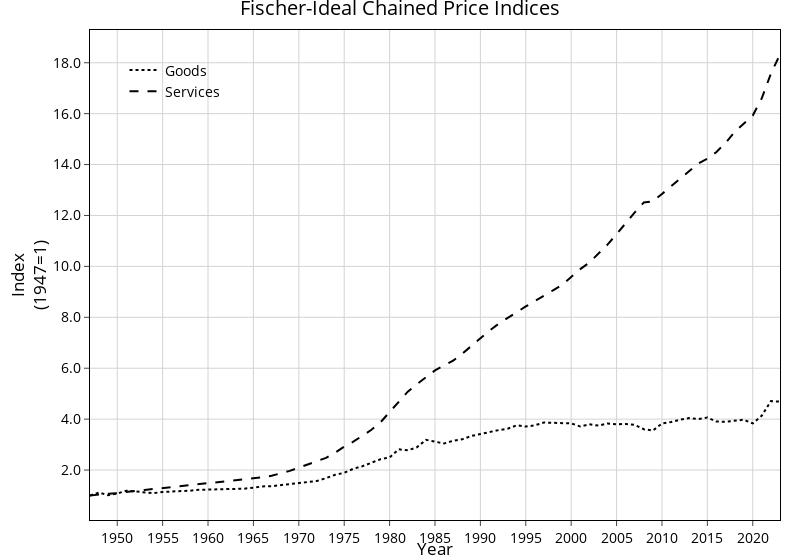

Notebook cell for this chart:
### Code cell
fig = go.Figure()

fig.add_trace(go.Scatter(
    x       = df_wide["year"], y=df_wide["C_GOOD_Fischer_Chained_P"],
    mode    = 'lines',
    name    = "Goods",
    line    = dict(color='black', width=2, dash='dot')
))

fig.add_trace(go.Scatter(
    x       = df_wide["year"], y=df_wide["C_SERV_Fischer_Chained_P"],
    mode    = 'lines',
    name    = "Services",
    line    = dict(color='black', width=2, dash='dash')
))

fig.update_layout(
    title           = "Fischer-Ideal Chained Price Indices",
    xaxis_title     = "Year",
    yaxis_title     = "Index<br>(1947=1)",
    template        = "none",
    width           = 800
)

apply_standard_plotly_style(fig)

fig.show()

### Figure 1 — Plotly figure (JSON) as saved in the notebook; plotly's stock layout.template omitted (floating-point values rounded to 4 significant figures)
{"data": [{"line": {"color": "black", "dash": "dot", "width": 2}, "mode": "lines", "name": "Goods", "type": "scatter", "x": [1947, 1948, 1949, 1950, 1951, 1952, 1953, 1954, 1955, 1956, 1957, 1958, 1959, 1960, 1961, 1962, 1963, 1964, 1965, 1966, 1967, 1968, 1969, 1970, 1971, 1972, 1973, 1974, 1975, 1976, 1977, 1978, 1979, 1980, 1981, 1982, 1983, 1984, 1985, 1986, 1987, 1988, 1989, 1990, 1991, 1992, 1993, 1994, 1995, 1996, 1997, 1998, 1999, 2000, 2001, 2002, 2003, 2004, 2005, 2006, 2007, 2008, 2009, 2010, 2011, 2012, 2013, 2014, 2015, 2016, 2017, 2018, 2019, 2020, 2021, 2022, 2023], "y": [1, 1.116, 1.009, 1.078, 1.189, 1.148, 1.132, 1.093, 1.14, 1.153, 1.167, 1.188, 1.224, 1.228, 1.234, 1.26, 1.264, 1.269, 1.308, 1.357, 1.366, 1.406, 1.458, 1.475, 1.542, 1.571, 1.681, 1.815, 1.89, 2.051, 2.149, 2.28, 2.425, 2.499, 2.815, 2.775, 2.891, 3.186, 3.106, 3.044, 3.15, 3.207, 3.338, 3.418, 3.493, 3.568, 3.62, 3.758, 3.706, 3.756, 3.867, 3.855, 3.846, 3.832, 3.713, 3.797, 3.746, 3.83, 3.795, 3.81, 3.774, 3.602, 3.55, 3.828, 3.888, 3.981, 4.04, 4.005, 4.065, 3.905, 3.896, 3.949, 3.977, 3.83, 4.138, 4.71, 4.687]}, {"line": {"color": "black", "dash": "dash", "width": 2}, "mode": "lines", "name": "Services", "type": "scatter", "x": [1947, 1948, 1949, 1950, 1951, 1952, 1953, 1954, 1955, 1956, 1957, 1958, 1959, 1960, 1961, 1962, 1963, 1964, 1965, 1966, 1967, 1968, 1969, 1970, 1971, 1972, 1973, 1974, 1975, 1976, 1977, 1978, 1979, 1980, 1981, 1982, 1983, 1984, 1985, 1986, 1987, 1988, 1989, 1990, 1991, 1992, 1993, 1994, 1995, 1996, 1997, 1998, 1999, 2000, 2001, 2002, 2003, 2004, 2005, 2006, 2007, 2008, 2009, 2010, 2011, 2012, 2013, 2014, 2015, 2016, 2017, 2018, 2019, 2020, 2021, 2022, 2023], "y": [1, 1.044, 1.07, 1.094, 1.146, 1.181, 1.22, 1.255, 1.291, 1.332, 1.38, 1.424, 1.455, 1.489, 1.518, 1.548, 1.58, 1.617, 1.655, 1.713, 1.775, 1.864, 1.967, 2.094, 2.229, 2.353, 2.477, 2.684, 2.919, 3.113, 3.337, 3.581, 3.876, 4.276, 4.716, 5.08, 5.369, 5.65, 5.915, 6.109, 6.298, 6.57, 6.877, 7.188, 7.477, 7.742, 7.988, 8.202, 8.425, 8.643, 8.874, 9.06, 9.271, 9.588, 9.892, 10.15, 10.5, 10.85, 11.27, 11.7, 12.12, 12.51, 12.56, 12.85, 13.14, 13.42, 13.73, 14.04, 14.23, 14.49, 14.85, 15.28, 15.6, 15.93, 16.61, 17.57, 18.32]}], "layout": {"font": {"color": "black", "family": "Open Sans", "size": 14}, "legend": {"bgcolor": "rgba(0,0,0,0)", "bordercolor": "rgba(0,0,0,0)", "x": 0.05, "xanchor": "left", "y": 0.95, "yanchor": "top"}, "margin": {"b": 40, "l": 90, "r": 20, "t": 30}, "paper_bgcolor": "white", "plot_bgcolor": "white", "title": {"text": "Fischer-Ideal Chained Price Indices"}, "width": 800, "xaxis": {"dtick": 5, "gridcolor": "lightgray", "linecolor": "black", "linewidth": 1, "mirror": true, "showgrid": true, "showline": true, "tickfont": {"family": "Open Sans", "size": 14}, "ticks": "outside", "title": {"text": "Year"}}, "yaxis": {"gridcolor": "lightgray", "linecolor": "black", "linewidth": 1, "mirror": true, "showgrid": true, "showline": true, "tickfont": {"family": "Open Sans", "size": 14}, "tickformat": ".1f", "ticks": "outside", "title": {"text": "Index<br>(1947=1)"}}}}
